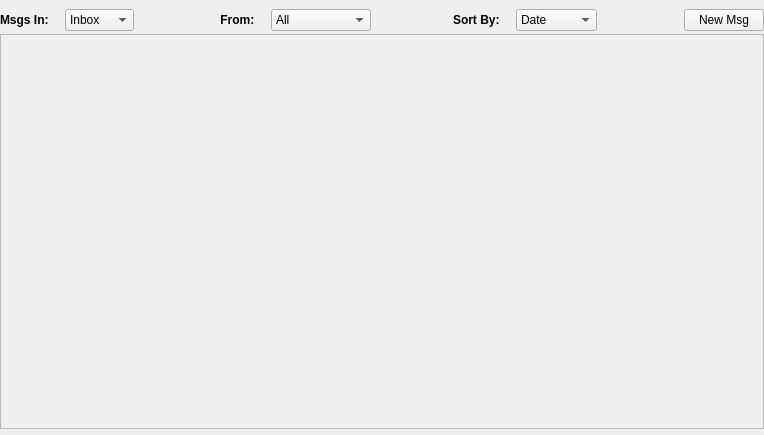
<ui version="4.0" >
 <class>MsgFeed</class>
 <widget class="QWidget" name="MsgFeed" >
  <property name="geometry" >
   <rect>
    <x>0</x>
    <y>0</y>
    <width>764</width>
    <height>435</height>
   </rect>
  </property>
  <property name="windowTitle" >
   <string>Form</string>
  </property>
  <layout class="QVBoxLayout" >
   <property name="spacing" >
    <number>0</number>
   </property>
   <property name="leftMargin" >
    <number>0</number>
   </property>
   <property name="topMargin" >
    <number>6</number>
   </property>
   <property name="rightMargin" >
    <number>0</number>
   </property>
   <property name="bottomMargin" >
    <number>6</number>
   </property>
   <item>
    <layout class="QHBoxLayout" >
     <property name="spacing" >
      <number>6</number>
     </property>
     <item>
      <widget class="QLabel" name="label" >
       <property name="sizePolicy" >
        <sizepolicy vsizetype="Fixed" hsizetype="Preferred" >
         <horstretch>0</horstretch>
         <verstretch>0</verstretch>
        </sizepolicy>
       </property>
       <property name="font" >
        <font>
         <weight>75</weight>
         <bold>true</bold>
        </font>
       </property>
       <property name="text" >
        <string>Msgs In:</string>
       </property>
      </widget>
     </item>
     <item>
      <spacer>
       <property name="orientation" >
        <enum>Qt::Horizontal</enum>
       </property>
       <property name="sizeType" >
        <enum>QSizePolicy::Fixed</enum>
       </property>
       <property name="sizeHint" stdset="0" >
        <size>
         <width>10</width>
         <height>20</height>
        </size>
       </property>
      </spacer>
     </item>
     <item>
      <widget class="QComboBox" name="boxComboBox" >
       <item>
        <property name="text" >
         <string>Inbox</string>
        </property>
       </item>
       <item>
        <property name="text" >
         <string>Outbox</string>
        </property>
       </item>
       <item>
        <property name="text" >
         <string>Drafts</string>
        </property>
       </item>
       <item>
        <property name="text" >
         <string>Sent</string>
        </property>
       </item>
      </widget>
     </item>
     <item>
      <spacer>
       <property name="orientation" >
        <enum>Qt::Horizontal</enum>
       </property>
       <property name="sizeType" >
        <enum>QSizePolicy::Expanding</enum>
       </property>
       <property name="sizeHint" stdset="0" >
        <size>
         <width>20</width>
         <height>20</height>
        </size>
       </property>
      </spacer>
     </item>
     <item>
      <widget class="QLabel" name="label_3" >
       <property name="sizePolicy" >
        <sizepolicy vsizetype="Fixed" hsizetype="Preferred" >
         <horstretch>0</horstretch>
         <verstretch>0</verstretch>
        </sizepolicy>
       </property>
       <property name="font" >
        <font>
         <weight>75</weight>
         <bold>true</bold>
        </font>
       </property>
       <property name="text" >
        <string> From:</string>
       </property>
      </widget>
     </item>
     <item>
      <spacer>
       <property name="orientation" >
        <enum>Qt::Horizontal</enum>
       </property>
       <property name="sizeType" >
        <enum>QSizePolicy::Fixed</enum>
       </property>
       <property name="sizeHint" stdset="0" >
        <size>
         <width>10</width>
         <height>20</height>
        </size>
       </property>
      </spacer>
     </item>
     <item>
      <widget class="QComboBox" name="peerComboBox" >
       <property name="minimumSize" >
        <size>
         <width>100</width>
         <height>0</height>
        </size>
       </property>
       <item>
        <property name="text" >
         <string>All</string>
        </property>
       </item>
      </widget>
     </item>
     <item>
      <spacer>
       <property name="orientation" >
        <enum>Qt::Horizontal</enum>
       </property>
       <property name="sizeHint" stdset="0" >
        <size>
         <width>20</width>
         <height>20</height>
        </size>
       </property>
      </spacer>
     </item>
     <item>
      <widget class="QLabel" name="label_2" >
       <property name="sizePolicy" >
        <sizepolicy vsizetype="Fixed" hsizetype="Preferred" >
         <horstretch>0</horstretch>
         <verstretch>0</verstretch>
        </sizepolicy>
       </property>
       <property name="font" >
        <font>
         <weight>75</weight>
         <bold>true</bold>
        </font>
       </property>
       <property name="text" >
        <string>Sort By:</string>
       </property>
      </widget>
     </item>
     <item>
      <spacer>
       <property name="orientation" >
        <enum>Qt::Horizontal</enum>
       </property>
       <property name="sizeType" >
        <enum>QSizePolicy::Fixed</enum>
       </property>
       <property name="sizeHint" stdset="0" >
        <size>
         <width>10</width>
         <height>20</height>
        </size>
       </property>
      </spacer>
     </item>
     <item>
      <widget class="QComboBox" name="sortComboBox" >
       <item>
        <property name="text" >
         <string>Date</string>
        </property>
       </item>
       <item>
        <property name="text" >
         <string>Subject</string>
        </property>
       </item>
       <item>
        <property name="text" >
         <string>Received</string>
        </property>
       </item>
      </widget>
     </item>
     <item>
      <spacer>
       <property name="orientation" >
        <enum>Qt::Horizontal</enum>
       </property>
       <property name="sizeHint" stdset="0" >
        <size>
         <width>81</width>
         <height>28</height>
        </size>
       </property>
      </spacer>
     </item>
     <item>
      <widget class="QPushButton" name="msgButton" >
       <property name="text" >
        <string>New Msg</string>
       </property>
       <property name="icon" >
        <iconset resource="images.qrc" >
         <normaloff>:/images/mail_send.png</normaloff>:/images/mail_send.png</iconset>
       </property>
      </widget>
     </item>
    </layout>
   </item>
   <item>
    <widget class="QFrame" name="frame" >
     <property name="sizePolicy" >
      <sizepolicy vsizetype="Expanding" hsizetype="Preferred" >
       <horstretch>0</horstretch>
       <verstretch>0</verstretch>
      </sizepolicy>
     </property>
     <property name="frameShape" >
      <enum>QFrame::StyledPanel</enum>
     </property>
     <property name="frameShadow" >
      <enum>QFrame::Raised</enum>
     </property>
    </widget>
   </item>
  </layout>
 </widget>
 <resources>
  <include location="images.qrc" />
 </resources>
 <connections/>
</ui>
